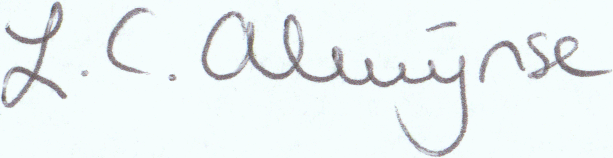
#> input picture Dataset/train/002/002_10.PNG, 613 x 158 px, given in place of 001_01.png, which was not available
$ jupyter execute --allow-errors 'Signature Forgery Detection.ipynb'   (text cells are left out)
#> lines starting #> are read from the running program, lines starting #| are printed output that depends on the picture; pictures that were not available may be replaced by others from this repository, and a replacement may not be noted
[cell 1]
# Import relevant libraries
import numpy as np
import os
import matplotlib
import matplotlib.pyplot as plt
import matplotlib.image as mpimg
import matplotlib.cm as cm
import seaborn as sb
from scipy import ndimage
from skimage.measure import regionprops
from skimage import io
from skimage.filters import threshold_otsu   # For finding the threshold for grayscale to binary conversion
from sklearn.linear_model import LogisticRegression
import tensorflow.compat.v1 as tf
tf.disable_v2_behavior()
#> (this line was passed over: tensorflow is not available in this run)
import pandas as pd
import numpy as np
from time import time
import keras
from tqdm import tqdm
import tkinter as tk
from tkinter import *
from tkinter.filedialog import askopenfilename

[cell 2]
# [8 lines left out: function Ratio, not called in this run]

[cell 3]
# [13 lines left out: function Centroid, not called in this run]

[cell 4]
def EccentricitySolidity(img):
    r = regionprops(img.astype("int8"))
    return r[0].eccentricity, r[0].solidity

[cell 5]
# [30 lines left out: function SkewKurtosis, not called in this run]

[cell 6]
# [7 lines left out: function rgbgrey, not called in this run]

[cell 7]
# [9 lines left out: function greybin, not called in this run]

[cell 8]
# [22 lines left out: function preproc, not called in this run]

[cell 9]
# [10 lines left out: function getFeatures, not called in this run]

[cell 10]
# [18 lines left out: function getCSVFeatures, not called in this run]

[cell 11]
# [68 lines left out: function makeCSV, not called in this run]

[cell 12]
# Uncomment to rerun the feature extraction process
# makeCSV('train')
# makeCSV('test')

[cell 13]
# Import libraries
import cv2
import numpy as np
from matplotlib import pyplot as plt

from skimage.metrics import mean_squared_error

# Define folder structure as a constant
DATASET_FOLDER = "../Dataset"
TEST_SET_FOLDER = "/test"
TRAIN_SET_FOLDER = "/train"

# Define image dimension check and resize if not the same
def image_resize(imageA, imageB):
    if not (imageA.shape == imageB.shape):
        # Scale the smaller dimension pictures
        if (imageA.shape < imageB.shape):
            dim = (imageB.shape[1], imageB.shape[0])
            imageA = cv2.resize(imageA, dim)
        elif (imageB.shape < imageA.shape):
            dim = (imageA.shape[1], imageA.shape[0])
            imageB = cv2.resize(imageB, dim)

    return imageA, imageB


img_001_real = cv2.imread(DATASET_FOLDER + TRAIN_SET_FOLDER + '/real/001/001_01.png', 0)
#> img_001_real: shape (158, 613); min 87, max 253, mean 240.9
img_001_forged = cv2.imread(DATASET_FOLDER + TRAIN_SET_FOLDER + '/forged/001_forg/001_forg_01.png',0)
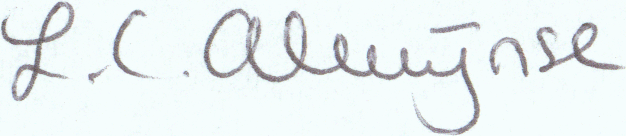
#> input picture Dataset/train/002/002_12.PNG, 626 x 136 px, given in place of 001_forg_01.png, which was not available
#> img_001_forged: shape (136, 626); min 85, max 253, mean 238.8

# Resize the images if they are not the same
img_001_real , img_001_forged=  image_resize(img_001_real,img_001_forged)
#> in image_resize, `imageB = cv2.resize(imageB, dim)`:
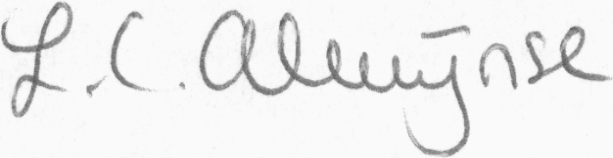
#> imageB: shape (158, 613); min 85, max 252, mean 238.7

# Setting up plots
fig, axes = plt.subplots(nrows=1, ncols=3, figsize=(10,4), sharex=True, sharey=True)
ax = axes.ravel()

img_001_real = cv2.fastNlMeansDenoising(img_001_real, None)
img_001_forged = cv2.fastNlMeansDenoising(img_001_forged, None)
#> img_001_forged: shape (158, 613)

# Calculate MSE of signature 1 and itself
MSE = mean_squared_error(img_001_real,img_001_real)
#> MSE = 0
ax[0].imshow(img_001_real)
ax[0].set_xlabel(f'MSE: {MSE:.4f}')
ax[0].set_title('Signature with itself')


# Calculate MSE of signature 1 and its forged
MSE = mean_squared_error(img_001_real,img_001_forged)
#> MSE = 1180.4
ax[1].imshow(img_001_forged)
ax[1].set_xlabel(f'MSE: {MSE:.4f}')
ax[1].set_title('Signature with its forged')

img_002_real = cv2.imread(DATASET_FOLDER + TRAIN_SET_FOLDER + '/real/002/002_02.png',0)
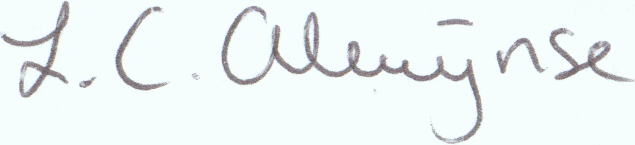
#> input picture Dataset/train/002/002_02.PNG, 635 x 145 px, found by its file name
#> img_002_real: shape (145, 635); min 90, max 253, mean 240.8
img_001_real , img_002_real=  image_resize(img_001_real,img_002_real)
#> in image_resize (call 2), `imageB = cv2.resize(imageB, dim)`:
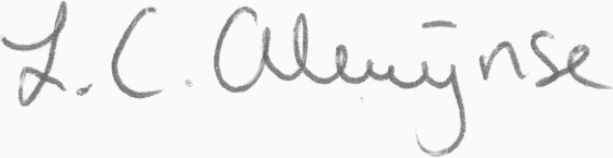
#> imageB: shape (158, 613); min 96, max 252, mean 240.8
img_002_real = cv2.fastNlMeansDenoising(img_002_real, None)
#> img_002_real: shape (158, 613)
# Calculate MSE of signature 1 and signature 2
MSE = mean_squared_error(img_001_real,img_002_real)
#> MSE = 1195.6
ax[2].imshow(img_002_real)
ax[2].set_xlabel(f'MSE: {MSE:.4f}')
ax[2].set_title('Signature with another signature')

[cell 14]
from skimage.metrics import structural_similarity as ssim


img_001_real = cv2.imread(DATASET_FOLDER + TRAIN_SET_FOLDER + '/real/001/001_01.png', 0)
img_001_forged = cv2.imread(DATASET_FOLDER + TRAIN_SET_FOLDER + '/forged/001_forg/001_forg_01.png',0)


# Resize the images if they are not the same
img_001_real , img_001_forged=  image_resize(img_001_real,img_001_forged)


fig, axes = plt.subplots(nrows=1, ncols=3, figsize=(10,4), sharex=True, sharey=True)
ax = axes.ravel()


# Calculate MSE of signature 1 and itself
SSIM = ssim(img_001_real,img_001_real)
#> SSIM = 1
ax[0].imshow(img_001_real)
ax[0].set_xlabel(f'SSIM: {SSIM:.4f}')
ax[0].set_title('Signature with itself')


# Calculate SSIM of signature 1 and its forged
SSIM = ssim(img_001_real, img_001_forged)
#> SSIM = 0.705
ax[1].imshow(img_001_forged)
ax[1].set_xlabel(f'SSIM: {SSIM:.4f}')
ax[1].set_title('Signature with its forged')


img_002_real = cv2.imread(DATASET_FOLDER + TRAIN_SET_FOLDER + '/real/002/002_02.png',0)
img_001_real , img_002_real=  image_resize(img_001_real,img_002_real)

# Calculate SSIM of signature 1 and signature 2
SSIM = ssim(img_001_real,img_002_real)
#> SSIM = 0.719
ax[2].imshow(img_002_real)
ax[2].set_xlabel(f'SSIM: {SSIM:.4f}')
ax[2].set_title('Signature with another signature')

#> (a cell that did not finish here is left out)

[cell 16]
f, axes = plt.subplots(2
                       ,1, figsize=(18,24))
#> (the rest of this cell did not finish here and is left out)

#> (a cell that did not finish here is left out)

[cell 18]
import warnings
warnings.filterwarnings('ignore')

#2D array to be displayed in heatmap
#        fake[      |     ]
# actual     [      |     ]
#        real[      |     ]
#               fake  real
#              Predicted

heatmap_result = np.array([[0,0], [0,0]])

#> (the rest of this cell did not finish here and is left out)

[cell 19]
# [109 lines left out: functions testing, readCSV, multilayer_perceptron, evaluate, trainAndTest, not called in this run]

# Main Menu helper function
def printMenu():
    print("Welcome to our project! Select from the options below:")
    print("[1] Upload image")
    print("[2] Run model on dataset and see accuracy")
    print("[3] Exit")

# Test Image Helper function
def testImage():
    # User specifies the person id
    i = 0
    while(True):
        try:
            i = int(input("Enter person's id:"))
        except:
            print("Not a number! Try again...")
        else:
            if(i<1 or i>69 or i==5 or i==7 or i==8 or i==10 or i==11):
                print("Invalid choice! Try something else...")
            else:
                break
    id = ('00'+str(i))[-3:]
    train_img = '../Dataset/train/real/'+id+'/'+id+'_01.png'
    train_path = '../Dataset/Features/Training/training_'+id+'.csv'

    # User uploads their own image
    root = Tk()
    root.title('Upload Your Signature')
    root.resizable(False, False)
    root.geometry('300x150')

    # Select File helper function
    # [30 lines left out: function select_file, not called in this run]

    open_button = Button(root, text='Open a File', command=select_file).pack(expand=True)
    root.mainloop()

def testModel():
    printMenu()
    choice = -1
    while(True):
        # Input validation
        try:
            choice = int(input("Enter your choice:"))
#> the answer given: 1
            if(choice < 1 or choice > 3):
                print("Invalid choice! Try again...")
                print()
                continue
        except:
            print("Something went wrong, try again...")
        else:
            # User selection
            if choice == 1:
                testImage()
#> the loop in testImage, `while(True):` made 1 pass; the answer given on pass 1: 3
            elif choice == 2:
                trainAndTest(display=True)
            else:
                print("Goodbye!")
                break;
            print()
            printMenu()
            continue
